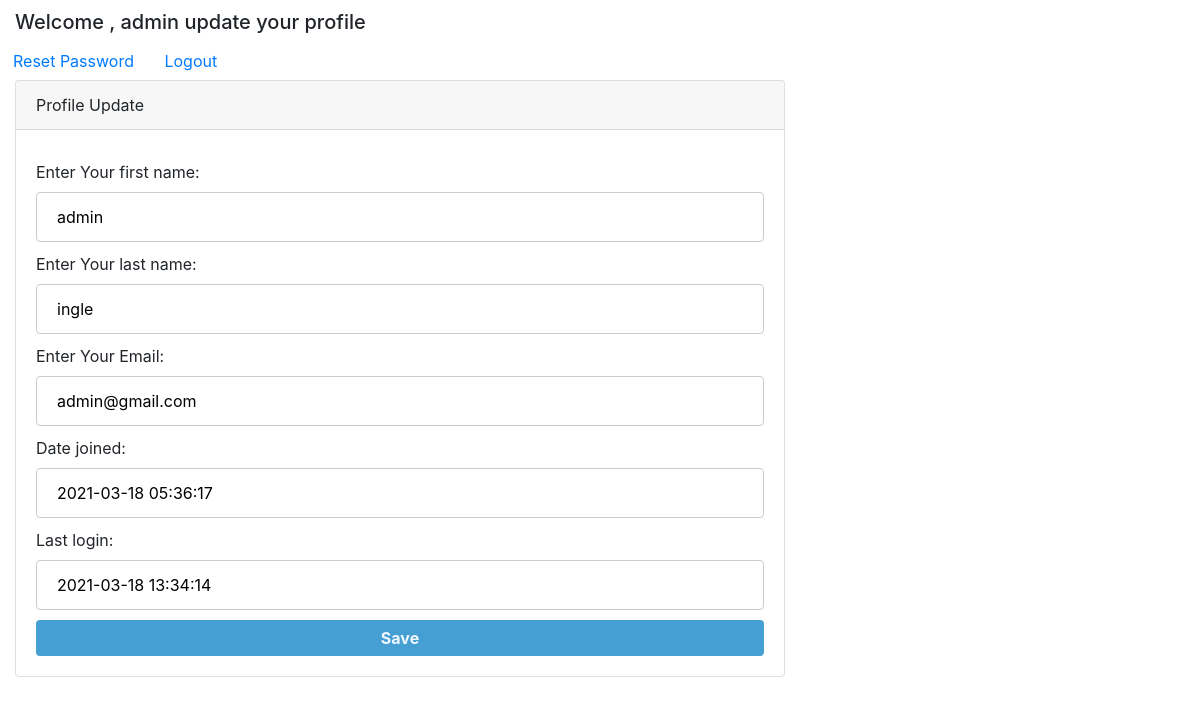
Before: /profile/ (signed in) with the older database file.
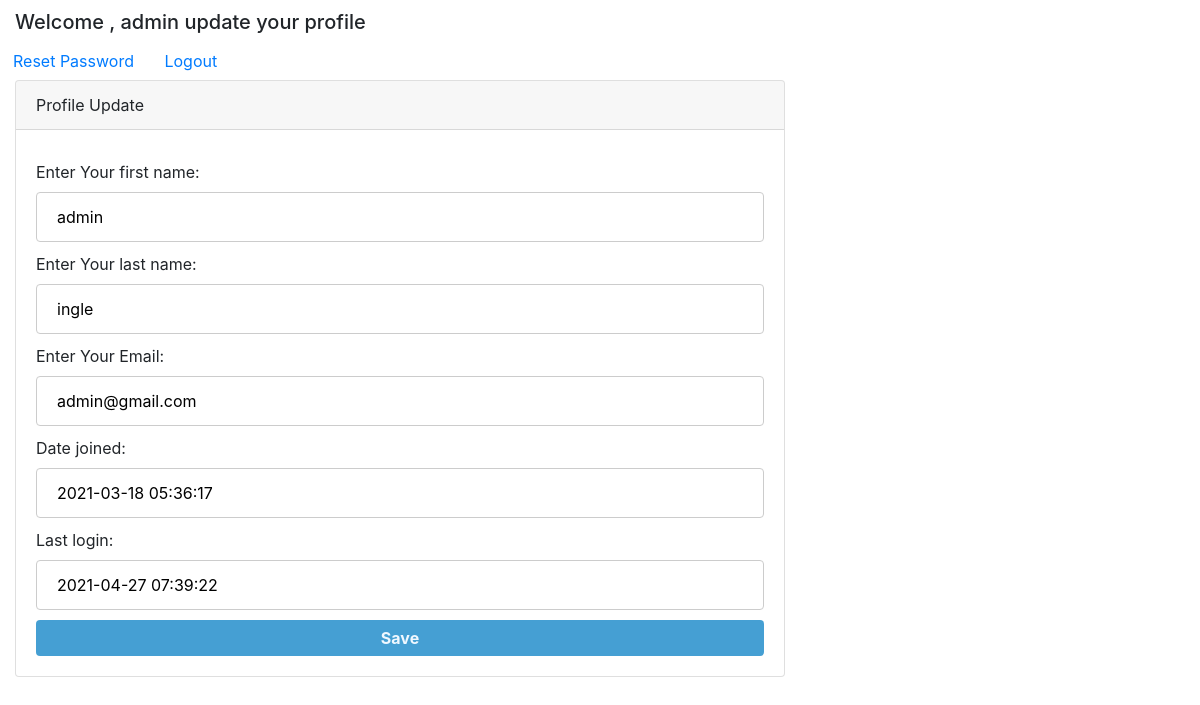
After: the same page with the newer database file.
### account/models.py (models this page shows)
class BlogUser(AbstractUser):
    COUNTRY_CHOICE = (
        ('india', 'india'),
        ('japan', 'japan'),
        ('china', 'china'),
    )
    GENDER_CHOICE = (
        ('male', 'male'),
        ('female', 'female'),
    )
    city = models.CharField(max_length=20)
    profile_image = models.ImageField(upload_to="media/%y")
    country = models.CharField(
        choices=COUNTRY_CHOICE, max_length=50, blank=True, null=True)
    gender = models.CharField(
        choices=GENDER_CHOICE, max_length=50, blank=True, null=True)

### account/views.py (the view)
# urls.py: path('profile/', v.profile, name="userprofile"),
def profile(request):
    if request.user.is_authenticated:
        if request.method == 'POST':
            fp = EditUserProfileForm(request.POST, instance=request.user)
            users = None
            if fp.is_valid():
                messages.success(request, 'Profile Update !!  ')
                fp.save()
        else:
            fp = EditUserProfileForm(instance=request.user)
            users = None
        return render(request, 'profile.html', {'name': request.user.username, 'form': fp, 'users': users})
    else:
        return HttpResponseRedirect('/login/')

### account/forms.py
class EditUserProfileForm(UserChangeForm):
    password = None
    class Meta:
        model = User
        fields = ['username', 'first_name', 'last_name',
                  'email', 'date_joined', 'last_login']
        labels = {'username': 'Enter Username ', 'first_name': 'Enter Your first  name',
                  'last_name': 'Enter Your last name', 'email': 'Enter Your Email', }
        exclude = ['username']

### account/templates/profile.html (shortened to what this page needs)
{% extends 'base.html' %}
{% load static %}
{% block basecss %}
<link rel="stylesheet" href="{% static 'css/profile.css' %}">
{% endblock basecss %}
{% block profile %}
<h5 style="margin-left: 15px; margin-top: 10px;">Welcome , {{user.username}} update your profile </h5>
{% if user.is_authenticated %}
<button class="btn">
    <a href="{% url 'changepass' %}"> Reset
        Password</a>
</button>
<button class="btn">
    <a href="{% url 'logg' %}"> Logout </a>
</button>
{% endif %}
<div class="container-fluid">
    <div class="row">
        <div class="col-12 col-md-8 col-sm-12">
            <form method="post" action="">
                <div class="profile-form">
                    <div class="card">
                        <div class="card-header">
                            Profile Update
                        </div>
                        <div class="card-body">
                            {% for fr in form %}
                            {{fr.label_tag}} {{fr}} {{fr.errors | striptags}} <br>
                            {% endfor %}
                            <input type="submit" value="Save" class="btn">
                        </div>
                    </div>
                </div>
            </form>
        </div>
    </div>
</div>
{% endblock profile %}

### account/templates/base.html (shortened to what this page needs)
<!doctype html>
{% load static %}
<html lang="en">
<head>
    {% block basecss %}{% endblock basecss%}
    <link rel="stylesheet" href="https://stackpath.bootstrapcdn.com/bootstrap/4.3.1/css/bootstrap.min.css"
>
</head>
<body>
    {% block profile %}{% endblock profile %}
</body>
</html>

### account/static/css/profile.css (style rules this page uses)
.profile-form .btn { font-size: 16px; font-weight: bold; background: #459fd3; border: none; min-width: 140px; margin-top: 10px; color: aliceblue; }

### account/templates/profile.html (style rules this page uses)
input { width: 100%; padding: 12px 20px; margin: 8px 0; display: inline-block; border: 1px solid #ccc; border-radius: 4px; box-sizing: border-box; }
label { margin-top: 10px; }

Changed rows visible on the page:
changed BlogUser "admin": last_login "2021-03-18 13:34:14" → "2021-04-27 07:39:22"
